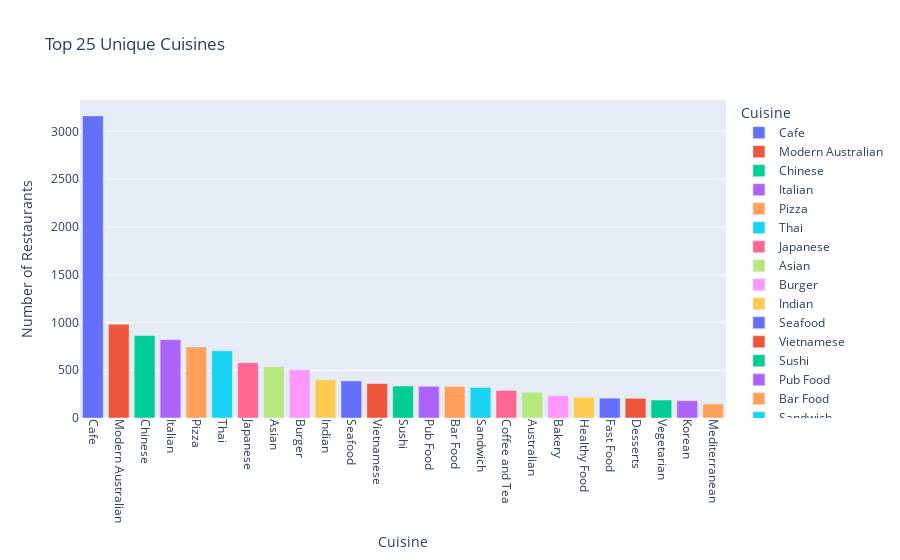

Here is the notebook cell this chart was saved with:
### Code cell
# Count occurrences of each cuisine by exploding the lists in the 'cuisine' column,
# which separates each cuisine into individual entries and counts the frequency of each unique cuisine.
cuisine_counts = zomato_df['cuisine'].explode().value_counts()

# Select the top 25 cuisines based on their occurrence counts and reset the index.
# This creates a new DataFrame with two columns: 'Cuisine' and 'Count'.
top_cuisines_df = cuisine_counts.head(25).reset_index()
top_cuisines_df.columns = ['Cuisine', 'Count']  # Rename the columns for clarity

# Create a bar plot using Plotly to visualize the top 25 unique cuisines.
# The x-axis displays the cuisine names, and the y-axis shows the number of restaurants for each cuisine.
fig = px.bar(top_cuisines_df, x='Cuisine', y='Count', title='Top 25 Unique Cuisines',
             labels={'Count': 'Number of Restaurants'}, color='Cuisine')

# Customize the layout of the plot by rotating the x-axis labels to 90 degrees for better readability.
fig.update_layout(xaxis_tickangle=90)  # Rotate x-axis labels for readability

# Display the plot in an interactive window.
fig.show()

### Figure 1 — Plotly figure (JSON) as saved in the notebook; plotly's stock layout.template omitted (floating-point values rounded to 4 significant figures)
{"data": [{"alignmentgroup": "True", "hovertemplate": "Cuisine=%{x}<br>Number of Restaurants=%{y}<extra></extra>", "legendgroup": "Cafe", "marker": {"color": "#636efa", "pattern": {"shape": ""}}, "name": "Cafe", "offsetgroup": "Cafe", "orientation": "v", "showlegend": true, "textposition": "auto", "type": "bar", "x": ["Cafe"], "xaxis": "x", "y": [3162], "yaxis": "y"}, {"alignmentgroup": "True", "hovertemplate": "Cuisine=%{x}<br>Number of Restaurants=%{y}<extra></extra>", "legendgroup": "Modern Australian", "marker": {"color": "#EF553B", "pattern": {"shape": ""}}, "name": "Modern Australian", "offsetgroup": "Modern Australian", "orientation": "v", "showlegend": true, "textposition": "auto", "type": "bar", "x": ["Modern Australian"], "xaxis": "x", "y": [981], "yaxis": "y"}, {"alignmentgroup": "True", "hovertemplate": "Cuisine=%{x}<br>Number of Restaurants=%{y}<extra></extra>", "legendgroup": "Chinese", "marker": {"color": "#00cc96", "pattern": {"shape": ""}}, "name": "Chinese", "offsetgroup": "Chinese", "orientation": "v", "showlegend": true, "textposition": "auto", "type": "bar", "x": ["Chinese"], "xaxis": "x", "y": [863], "yaxis": "y"}, {"alignmentgroup": "True", "hovertemplate": "Cuisine=%{x}<br>Number of Restaurants=%{y}<extra></extra>", "legendgroup": "Italian", "marker": {"color": "#ab63fa", "pattern": {"shape": ""}}, "name": "Italian", "offsetgroup": "Italian", "orientation": "v", "showlegend": true, "textposition": "auto", "type": "bar", "x": ["Italian"], "xaxis": "x", "y": [820], "yaxis": "y"}, {"alignmentgroup": "True", "hovertemplate": "Cuisine=%{x}<br>Number of Restaurants=%{y}<extra></extra>", "legendgroup": "Pizza", "marker": {"color": "#FFA15A", "pattern": {"shape": ""}}, "name": "Pizza", "offsetgroup": "Pizza", "orientation": "v", "showlegend": true, "textposition": "auto", "type": "bar", "x": ["Pizza"], "xaxis": "x", "y": [744], "yaxis": "y"}, {"alignmentgroup": "True", "hovertemplate": "Cuisine=%{x}<br>Number of Restaurants=%{y}<extra></extra>", "legendgroup": "Thai", "marker": {"color": "#19d3f3", "pattern": {"shape": ""}}, "name": "Thai", "offsetgroup": "Thai", "orientation": "v", "showlegend": true, "textposition": "auto", "type": "bar", "x": ["Thai"], "xaxis": "x", "y": [703], "yaxis": "y"}, {"alignmentgroup": "True", "hovertemplate": "Cuisine=%{x}<br>Number of Restaurants=%{y}<extra></extra>", "legendgroup": "Japanese", "marker": {"color": "#FF6692", "pattern": {"shape": ""}}, "name": "Japanese", "offsetgroup": "Japanese", "orientation": "v", "showlegend": true, "textposition": "auto", "type": "bar", "x": ["Japanese"], "xaxis": "x", "y": [578], "yaxis": "y"}, {"alignmentgroup": "True", "hovertemplate": "Cuisine=%{x}<br>Number of Restaurants=%{y}<extra></extra>", "legendgroup": "Asian", "marker": {"color": "#B6E880", "pattern": {"shape": ""}}, "name": "Asian", "offsetgroup": "Asian", "orientation": "v", "showlegend": true, "textposition": "auto", "type": "bar", "x": ["Asian"], "xaxis": "x", "y": [536], "yaxis": "y"}, {"alignmentgroup": "True", "hovertemplate": "Cuisine=%{x}<br>Number of Restaurants=%{y}<extra></extra>", "legendgroup": "Burger", "marker": {"color": "#FF97FF", "pattern": {"shape": ""}}, "name": "Burger", "offsetgroup": "Burger", "orientation": "v", "showlegend": true, "textposition": "auto", "type": "bar", "x": ["Burger"], "xaxis": "x", "y": [506], "yaxis": "y"}, {"alignmentgroup": "True", "hovertemplate": "Cuisine=%{x}<br>Number of Restaurants=%{y}<extra></extra>", "legendgroup": "Indian", "marker": {"color": "#FECB52", "pattern": {"shape": ""}}, "name": "Indian", "offsetgroup": "Indian", "orientation": "v", "showlegend": true, "textposition": "auto", "type": "bar", "x": ["Indian"], "xaxis": "x", "y": [402], "yaxis": "y"}, {"alignmentgroup": "True", "hovertemplate": "Cuisine=%{x}<br>Number of Restaurants=%{y}<extra></extra>", "legendgroup": "Seafood", "marker": {"color": "#636efa", "pattern": {"shape": ""}}, "name": "Seafood", "offsetgroup": "Seafood", "orientation": "v", "showlegend": true, "textposition": "auto", "type": "bar", "x": ["Seafood"], "xaxis": "x", "y": [388], "yaxis": "y"}, {"alignmentgroup": "True", "hovertemplate": "Cuisine=%{x}<br>Number of Restaurants=%{y}<extra></extra>", "legendgroup": "Vietnamese", "marker": {"color": "#EF553B", "pattern": {"shape": ""}}, "name": "Vietnamese", "offsetgroup": "Vietnamese", "orientation": "v", "showlegend": true, "textposition": "auto", "type": "bar", "x": ["Vietnamese"], "xaxis": "x", "y": [361], "yaxis": "y"}, {"alignmentgroup": "True", "hovertemplate": "Cuisine=%{x}<br>Number of Restaurants=%{y}<extra></extra>", "legendgroup": "Sushi", "marker": {"color": "#00cc96", "pattern": {"shape": ""}}, "name": "Sushi", "offsetgroup": "Sushi", "orientation": "v", "showlegend": true, "textposition": "auto", "type": "bar", "x": ["Sushi"], "xaxis": "x", "y": [335], "yaxis": "y"}, {"alignmentgroup": "True", "hovertemplate": "Cuisine=%{x}<br>Number of Restaurants=%{y}<extra></extra>", "legendgroup": "Pub Food", "marker": {"color": "#ab63fa", "pattern": {"shape": ""}}, "name": "Pub Food", "offsetgroup": "Pub Food", "orientation": "v", "showlegend": true, "textposition": "auto", "type": "bar", "x": ["Pub Food"], "xaxis": "x", "y": [332], "yaxis": "y"}, {"alignmentgroup": "True", "hovertemplate": "Cuisine=%{x}<br>Number of Restaurants=%{y}<extra></extra>", "legendgroup": "Bar Food", "marker": {"color": "#FFA15A", "pattern": {"shape": ""}}, "name": "Bar Food", "offsetgroup": "Bar Food", "orientation": "v", "showlegend": true, "textposition": "auto", "type": "bar", "x": ["Bar Food"], "xaxis": "x", "y": [330], "yaxis": "y"}, {"alignmentgroup": "True", "hovertemplate": "Cuisine=%{x}<br>Number of Restaurants=%{y}<extra></extra>", "legendgroup": "Sandwich", "marker": {"color": "#19d3f3", "pattern": {"shape": ""}}, "name": "Sandwich", "offsetgroup": "Sandwich", "orientation": "v", "showlegend": true, "textposition": "auto", "type": "bar", "x": ["Sandwich"], "xaxis": "x", "y": [320], "yaxis": "y"}, {"alignmentgroup": "True", "hovertemplate": "Cuisine=%{x}<br>Number of Restaurants=%{y}<extra></extra>", "legendgroup": "Coffee and Tea", "marker": {"color": "#FF6692", "pattern": {"shape": ""}}, "name": "Coffee and Tea", "offsetgroup": "Coffee and Tea", "orientation": "v", "showlegend": true, "textposition": "auto", "type": "bar", "x": ["Coffee and Tea"], "xaxis": "x", "y": [289], "yaxis": "y"}, {"alignmentgroup": "True", "hovertemplate": "Cuisine=%{x}<br>Number of Restaurants=%{y}<extra></extra>", "legendgroup": "Australian", "marker": {"color": "#B6E880", "pattern": {"shape": ""}}, "name": "Australian", "offsetgroup": "Australian", "orientation": "v", "showlegend": true, "textposition": "auto", "type": "bar", "x": ["Australian"], "xaxis": "x", "y": [269], "yaxis": "y"}, {"alignmentgroup": "True", "hovertemplate": "Cuisine=%{x}<br>Number of Restaurants=%{y}<extra></extra>", "legendgroup": "Bakery", "marker": {"color": "#FF97FF", "pattern": {"shape": ""}}, "name": "Bakery", "offsetgroup": "Bakery", "orientation": "v", "showlegend": true, "textposition": "auto", "type": "bar", "x": ["Bakery"], "xaxis": "x", "y": [234], "yaxis": "y"}, {"alignmentgroup": "True", "hovertemplate": "Cuisine=%{x}<br>Number of Restaurants=%{y}<extra></extra>", "legendgroup": "Healthy Food", "marker": {"color": "#FECB52", "pattern": {"shape": ""}}, "name": "Healthy Food", "offsetgroup": "Healthy Food", "orientation": "v", "showlegend": true, "textposition": "auto", "type": "bar", "x": ["Healthy Food"], "xaxis": "x", "y": [216], "yaxis": "y"}, {"alignmentgroup": "True", "hovertemplate": "Cuisine=%{x}<br>Number of Restaurants=%{y}<extra></extra>", "legendgroup": "Fast Food", "marker": {"color": "#636efa", "pattern": {"shape": ""}}, "name": "Fast Food", "offsetgroup": "Fast Food", "orientation": "v", "showlegend": true, "textposition": "auto", "type": "bar", "x": ["Fast Food"], "xaxis": "x", "y": [208], "yaxis": "y"}, {"alignmentgroup": "True", "hovertemplate": "Cuisine=%{x}<br>Number of Restaurants=%{y}<extra></extra>", "legendgroup": "Desserts", "marker": {"color": "#EF553B", "pattern": {"shape": ""}}, "name": "Desserts", "offsetgroup": "Desserts", "orientation": "v", "showlegend": true, "textposition": "auto", "type": "bar", "x": ["Desserts"], "xaxis": "x", "y": [206], "yaxis": "y"}, {"alignmentgroup": "True", "hovertemplate": "Cuisine=%{x}<br>Number of Restaurants=%{y}<extra></extra>", "legendgroup": "Vegetarian", "marker": {"color": "#00cc96", "pattern": {"shape": ""}}, "name": "Vegetarian", "offsetgroup": "Vegetarian", "orientation": "v", "showlegend": true, "textposition": "auto", "type": "bar", "x": ["Vegetarian"], "xaxis": "x", "y": [188], "yaxis": "y"}, {"alignmentgroup": "True", "hovertemplate": "Cuisine=%{x}<br>Number of Restaurants=%{y}<extra></extra>", "legendgroup": "Korean", "marker": {"color": "#ab63fa", "pattern": {"shape": ""}}, "name": "Korean", "offsetgroup": "Korean", "orientation": "v", "showlegend": true, "textposition": "auto", "type": "bar", "x": ["Korean"], "xaxis": "x", "y": [181], "yaxis": "y"}, {"alignmentgroup": "True", "hovertemplate": "Cuisine=%{x}<br>Number of Restaurants=%{y}<extra></extra>", "legendgroup": "Mediterranean", "marker": {"color": "#FFA15A", "pattern": {"shape": ""}}, "name": "Mediterranean", "offsetgroup": "Mediterranean", "orientation": "v", "showlegend": true, "textposition": "auto", "type": "bar", "x": ["Mediterranean"], "xaxis": "x", "y": [147], "yaxis": "y"}], "layout": {"barmode": "relative", "legend": {"title": {"text": "Cuisine"}, "tracegroupgap": 0}, "title": {"text": "Top 25 Unique Cuisines"}, "xaxis": {"anchor": "y", "categoryarray": ["Cafe", "Modern Australian", "Chinese", "Italian", "Pizza", "Thai", "Japanese", "Asian", "Burger", "Indian", "Seafood", "Vietnamese", "Sushi", "Pub Food", "Bar Food", "Sandwich", "Coffee and Tea", "Australian", "Bakery", "Healthy Food", "Fast Food", "Desserts", "Vegetarian", "Korean", "Mediterranean"], "categoryorder": "array", "domain": [0, 1], "tickangle": 90, "title": {"text": "Cuisine"}}, "yaxis": {"anchor": "x", "domain": [0, 1], "title": {"text": "Number of Restaurants"}}}}
